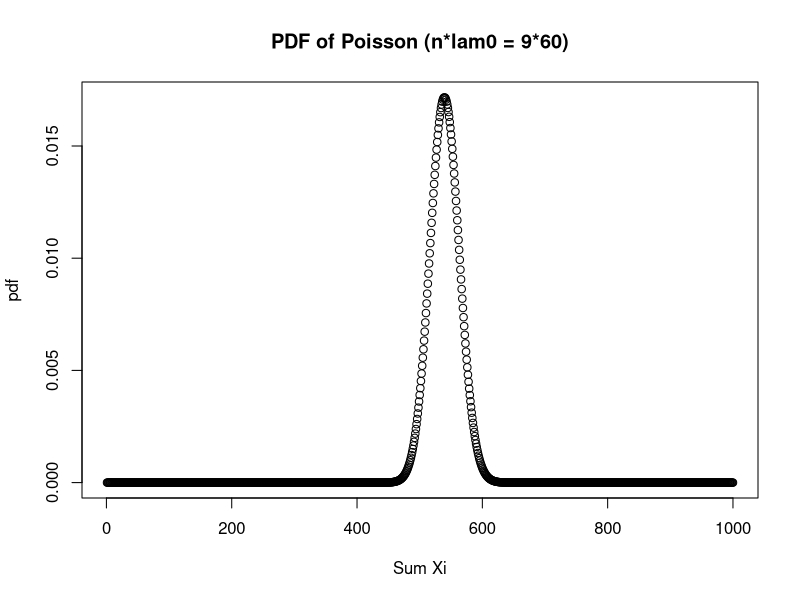
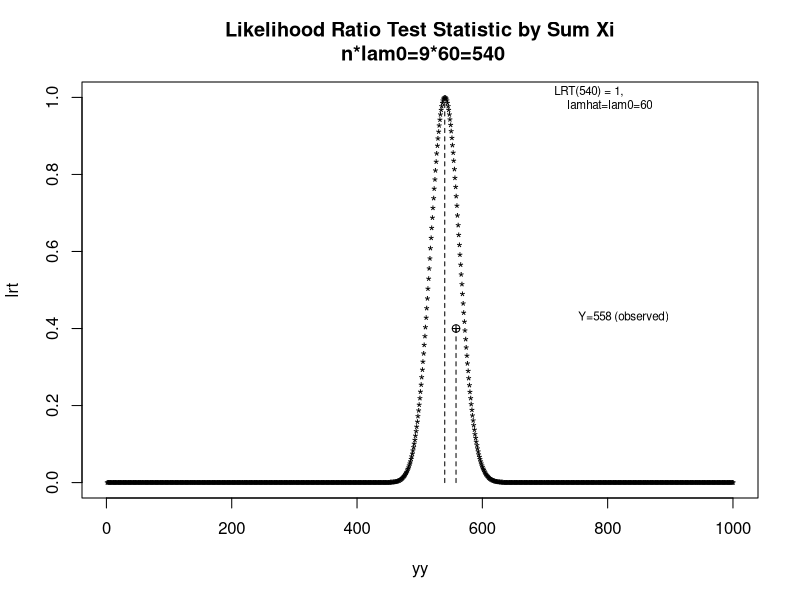
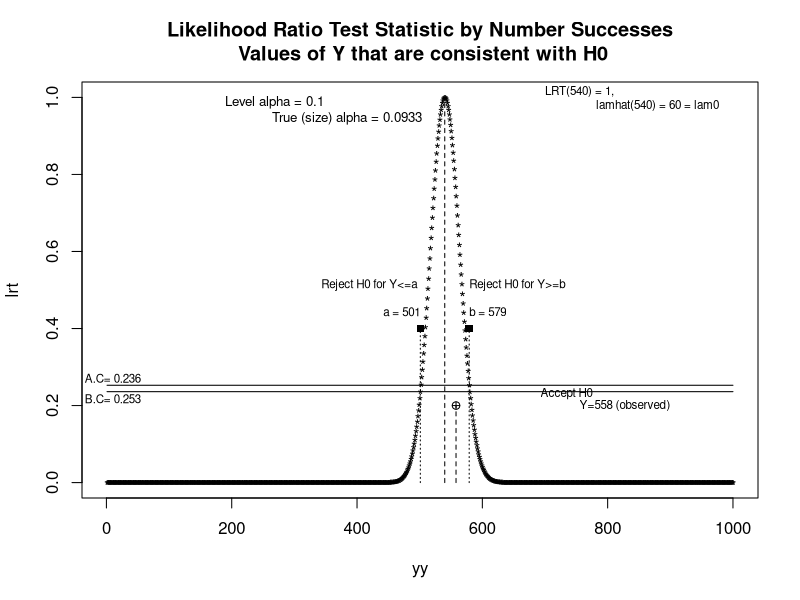
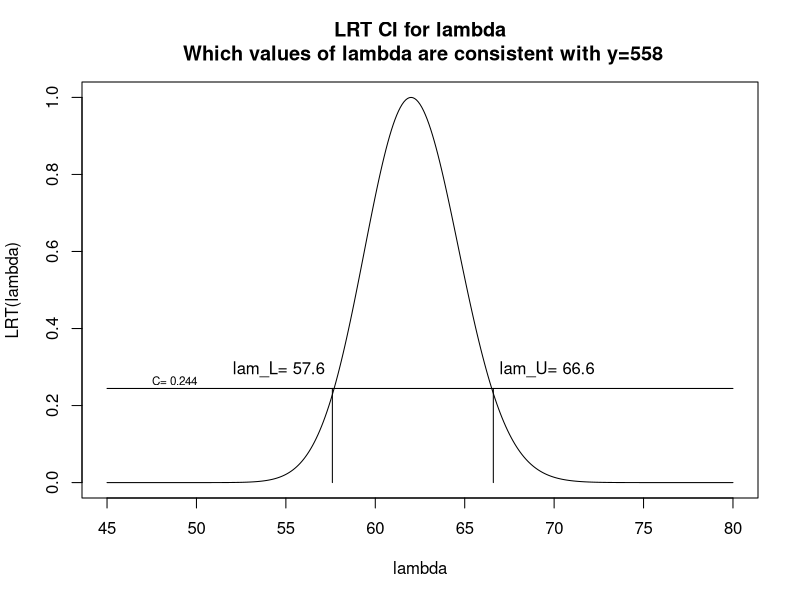
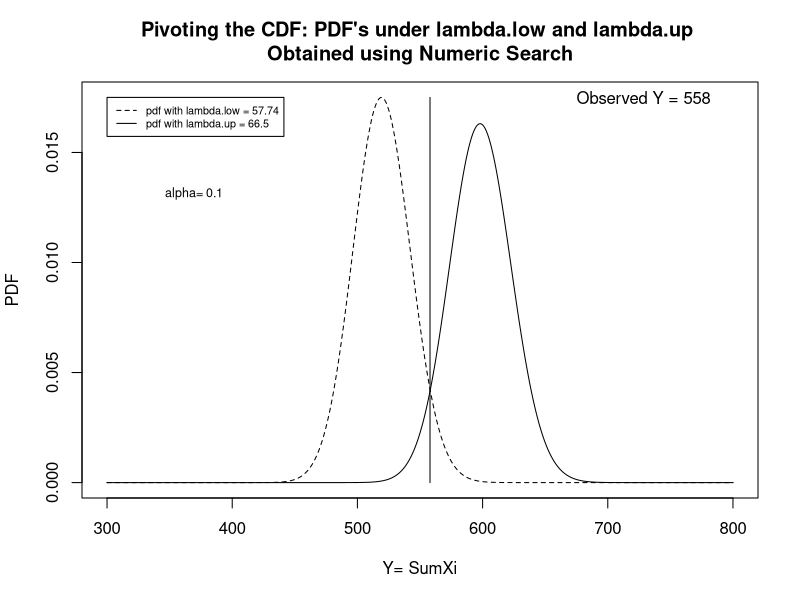
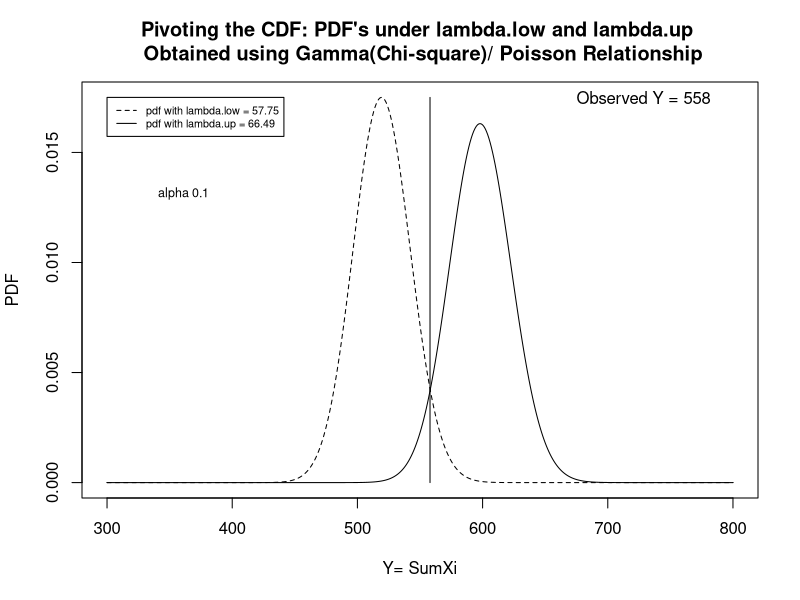

These charts were generated, in order, by the following R code:
# -----------------------------------------------------------------------------
# hw10_9_23.s
# original:	 4/30/02
# new:		 4/28/04, 4/28/05
# for: masters theory iii homework #7
# -----------------------------------------------------------------------------
#  Data Input file: NONE
# -----------------------------------------------------------------------------
#  Goal: plot pdf and lrt
# -----------------------------------------------------------------------------
# clean out directory
#	remove(ls())
# -----------------------------------------------------------------------------
# shut off graphics
	graphics.off()
# -----------------------------------------------------------------------------
# Libraries 
#	library(Hmisc,T)
#	library(Design,T)
# -----------------------------------------------------------------------------
# files

	dir<-"C:/sam/teaching/splus_theory_07/"

	file.out<-paste(dir,"hw10_9_23_out.txt",sep="")
	file.run<-paste(dir,"hw10_9_23_new.s",sep="")

#	sink(file.out)		# sink sends the output to file.out
# -----------------------------------------------------------------------------
# program / date / time

        cat("\n\n\n")
        cat("Program:")
        cat(file.run)
        cat("\n\n")
        cat("Program to pdf, lrt and CI: Masters Theory\n\n")
        print(date())
        cat("\n\n")
# -----------------------------------------------------------------------------
# par (for notes)
#	par(mfrow=c(2,1), oma=c(0,0,0,0),mar=c(3,5,3,5))
# -----------------------------------------------------------------------------
# Program


	# ---------------------------------------------------------------------
	# set parameters

		y0<-(155+104+66+50+36+40+30+35+42)
		print(y0)
		n<-9
		lamhat<-y0/n
		alpha<-0.10
		alpha2<-alpha/2
		lam0<-60		#arbitrary
		yy<-c(1:1000)

		

	# ---------------------------------------------------------------------
	# plot pdf of y

		pdf<-dpois(yy,lam0*n)
		plot(yy,pdf,xlab="Sum Xi", ylab="pdf",
			main="PDF of Poisson (n*lam0 = 9*60)")
		
	# ---------------------------------------------------------------------
	# plot lrt

		lamhat<-yy/n

		lrt1<-exp(-n*(lam0-lamhat))
		lrt2<-(lam0/lamhat)^yy
		lrt<-lrt1*lrt2
		plot(yy,lrt,main="Likelihood Ratio Test Statistic by Sum Xi\n n*lam0=9*60=540",pch="*")
		points(y0,.4,pch=10)
		lines(c(y0,y0),c(min(lrt),.4),lty=2)
		text(y0+50,.43,"Y=558 (observed)",cex=.7,adj=-1)

		text(600,1,"LRT(540) = 1, \nlamhat=lam0=60",cex=.7,adj=-1)
		lines(c(540,540),c(min(lrt),1),lty=2)


	# ---------------------------------------------------------------------
	# cutoffs

		# based on graph we will reject H0 if Y=>b or Y<=a
		# under H0, Y is poisson(lam0)
		# Pr(reject H0 | H0 true)=0.05
		# use pdf (plotted above) and assume alpha/2 in each tail
		# note: under H0 the distribution is NOT symmetric
		#	but it is close with lam0=60

		a<-qpois(alpha2,n*lam0)-1
		a.c<-lrt[a]

		b<-qpois((1-alpha2),n*lam0)
		b.c<-lrt[b]
	
		# check a.c != b.c  distribution is not symmetric
		print(a.c)
		print(b.c)

		# check alp.a != alp.b  distribution is not symmetric
		
		alp.a<-ppois(a,n*lam0)
		alp.b<-1-ppois(b,n*lam0)
		print(alp.a)
		print(alp.b)
	
		alpha.t<-alp.a+alp.b

		plot(yy,lrt,
		main="Likelihood Ratio Test Statistic by Number Successes\n Values of Y that are consistent with H0",pch="*")
		points(558,.2,pch=10)
		lines(c(558,558),c(min(lrt),.2),lty=2)
		text(610,.20,"Y=558 (observed)",cex=.7,adj=-1)
		text(610,.23,"Accept H0",cex=.7,adj=-1)

		text(585,1,"LRT(540) = 1, \nlamhat(540) = 60 = lam0",cex=.7,adj=-1)
		lines(c(540,540),c(min(lrt),1),lty=2)

		lines(c(yy[1],yy[1000]),c(a.c,a.c))
		lines(c(yy[1],yy[1000]),c(b.c,b.c))
		points(a,.4,pch=15)
		points(b,.4,pch=15)
		lines(c(a,a),c(min(lrt),.4),lty=3)
		lines(c(b,b),c(min(lrt),.4),lty=3)
		mytxt<-paste("Reject H0 for Y<=a","\n\na =",a)
		text(a,.48,mytxt,cex=.7,adj=1)
		mytxt<-paste("Reject H0 for Y>=b","\n\nb =",b)
		text(b,.48,mytxt,cex=.7,adj=0)
		mytxt<-paste("A.C=",round(a.c,3))
		text(10,(a.c+.035),mytxt,cex=.7)
		mytxt<-paste("B.C=",round(b.c,3))
		text(10,(b.c-.035),mytxt,cex=.7)
		
		mytxt<-paste("Level alpha =",alpha,"\nTrue (size) alpha =",round(alpha.t,4))
		text(25,.97,mytxt,cex=.8,adj=-1)

		# since a.c != b.c use mean of the 2 to choose the cutoff....
		C<-mean(c(a.c,b.c))
	
		
	# ---------------------------------------------------------------------
	# find CI Inverting LRT (approximately alpha/2 in each tail)
		
	# given C  # mean of a.c and b.c 
	# what values of lambda are consistent with our data?
	# fix lambda hat at observed value.  let lambda vary.

		by<-.1
		lambda<-seq(45,80,by=by)
		lambdahat<-y0/n

		lrt1<-exp(-n*(lambda-lambdahat))
		lrt2<-(lambda/lambdahat)^y0
		lrt<-lrt1*lrt2

		lrtC<-lrt>C
		tmp<-cbind(lambda,lrtC,lrt)
		tmp<-tmp[lrtC==T,]
		rr<-nrow(tmp)
		lammin<-tmp[1,1]-by	#-by as algorithm choses first value lrt>C
		lammax<-tmp[rr,1]+by	#+by as algorithm choses last  value lrt>C

		plot(lambda,lrt,xlab="lambda",ylab="LRT(lambda)",
			main="LRT CI for lambda\n Which values of lambda are consistent with y=558",
			type="l")
		lines(c(min(lambda),max(lambda)),c(C,C))
		lines(c(lammin,lammin),c(min(lrt),C))
		lines(c(lammax,lammax),c(min(lrt),C))
		text(45,C+.02,paste("C=",round(C,3)),adj=-1,cex=.7)

		mytxt<-paste("lam_L=",lammin)
		text(lammin-3,C+.05,mytxt)
		mytxt<-paste("lam_U=",lammax)
		text(lammax+3,C+.05,mytxt)
		
	
# -----------------------------------------------------------------------------
# Program

	# ---------------------------------------------------------------------
	# find CI pivot CDF (guaranteeing an interval) 
	# (approximately alpha/2 in each tail)

	# logic:
	# search  --don't use gamma/poisson relationship
	# lambda.up satisfies ppois(y0,n*lambda.up) = alpha/2
	# lambda.low satisfies 1-ppois(y0,n*lambda.low) = alpha/2

	#----------------------------
	# NUMERIC APPROACH lambda.up
		lambdaup<-seq(62,70,by=.01) #possible lambda (mle=62)
		a2<-ppois(y0,n*lambdaup)   # area left of y0, based on Pois(n*lam)
		ind<-a2<=alpha2		   # indicator of a2 values <alpha/2
		la2<-cbind(lambdaup,a2,ind) # combine lambdaup,a2,ind into matrix
		la2<-la2[ind==T,]	   # reduce matrix to only lambda's wth a2<=alpha2
		lambda.up<-la2[1,]		# choose first lambda with
						# ppois(y0,n*lambdaup)<=alpha/2
						# closest to alpha/2
						# lambda increases-> a2 decreases 
		cat("\n\nNumeric Search: Lambda.up, true alpha/2, indicator\n")
		print(lambda.up)
		lambda.up<-lambda.up[1]

	#----------------------------
	# NUMERIC APPROACH lambda.lo
		lambdalow<-seq(52,62,by=.01)  # possible values for lambda.low (mle=62)
		a2<-1-ppois(y0-1,n*lambdalow)
		ind<-a2<=alpha2
		la2<-cbind(lambdalow,a2,ind)
		la2<-la2[ind==T,]
		rr<-nrow(la2)
		lambda.low<-la2[rr,] 		# choose last lambda with
						# 1-ppois(y0,n*lambdaup)<=alpha/2
						# closest to alpha/2
						# lambda increases-> a2 increases 
		cat("\n\nNumeric Search: Lambda.low, true alpha/2, indicator\n")
		print(lambda.low)
		lambda.low<-lambda.low[1]

	# plot distributions under lambda.low and lambda.up
		yy<-c(300:800)
		poi.up<-dpois(yy,(n*lambda.up))
		poi.low<-dpois(yy,(n*lambda.low))
		yrange<-range(poi.up,poi.low)
		plot(yy,poi.up,xlab="Y= SumXi",ylab="PDF",
		main="Pivoting the CDF: PDF's under lambda.low and lambda.up \nObtained using Numeric Search",
		ylim=yrange,type="l")
		lines(yy,poi.low,lty=2)
		lines(c(y0,y0),c(yrange[1],yrange[2]),lty=1)
		mytext<-paste("Observed Y =",y0)
		text(y0+10,yrange[2],mytext,adj=-1)

		lgd.low<-paste("pdf with lambda.low =",lambda.low)
		lgd.up<-paste("pdf with lambda.up =",lambda.up)
		alp<-paste("alpha=",alpha)
		lgd<-c(lgd.low,lgd.up)
		legend(300,yrange[2],lgd,cex=.65,lty=c(2,1))
		text(300,yrange[2]*.75,alp,cex=.75,adj=-1)

	# ---------------------------------------------------------------------
	# find CI pivot CDF (guaranteeing an interval) 
	# (approximately alpha/2 in each tail)

	# logic:
	# USE gamma/poisson relationship
	# lambda.low = qchisq(alpha/2,df=2*(y0))/(2*n)
	# lambda.up = qchisq(1-alpha/2,df=2*(y0+1))/(2*n)


	lambda.low<-qchisq(alpha2,df=2*(y0))/(2*n)
	lambda.up<-qchisq((1-alpha2),df=2*(y0+1))/(2*n)

	yy<-c(300:800)
	poi.up<-dpois(yy,n*lambda.up)
	poi.low<-dpois(yy,n*lambda.low)
	yrange<-range(poi.up,poi.low)
	plot(yy,poi.up,xlab="Y= SumXi",ylab="PDF",
		main="Pivoting the CDF: PDF's under lambda.low and lambda.up \n Obtained using Gamma(Chi-square)/ Poisson Relationship",
		ylim=yrange,type="l")
	lines(yy,poi.low,lty=2)
	lines(c(y0,y0),c(yrange[1],yrange[2]),lty=1)
	mytext<-paste("Observed Y =",y0)
	text(y0+10,yrange[2],mytext,adj=-1)

	lgd.low<-paste("pdf with lambda.low =",round(lambda.low,2))
	lgd.up<-paste("pdf with lambda.up =",round(lambda.up,2))
	alp<-paste("alpha",alpha)
	lgd<-c(lgd.low,lgd.up)
	legend(300,yrange[2],lgd,cex=.65,lty=c(2,1))
	text(300,yrange[2]*.75,alp,cex=.75,adj=-1)
	

#	sink()				# close output file
	


#	sink()				# close output file
